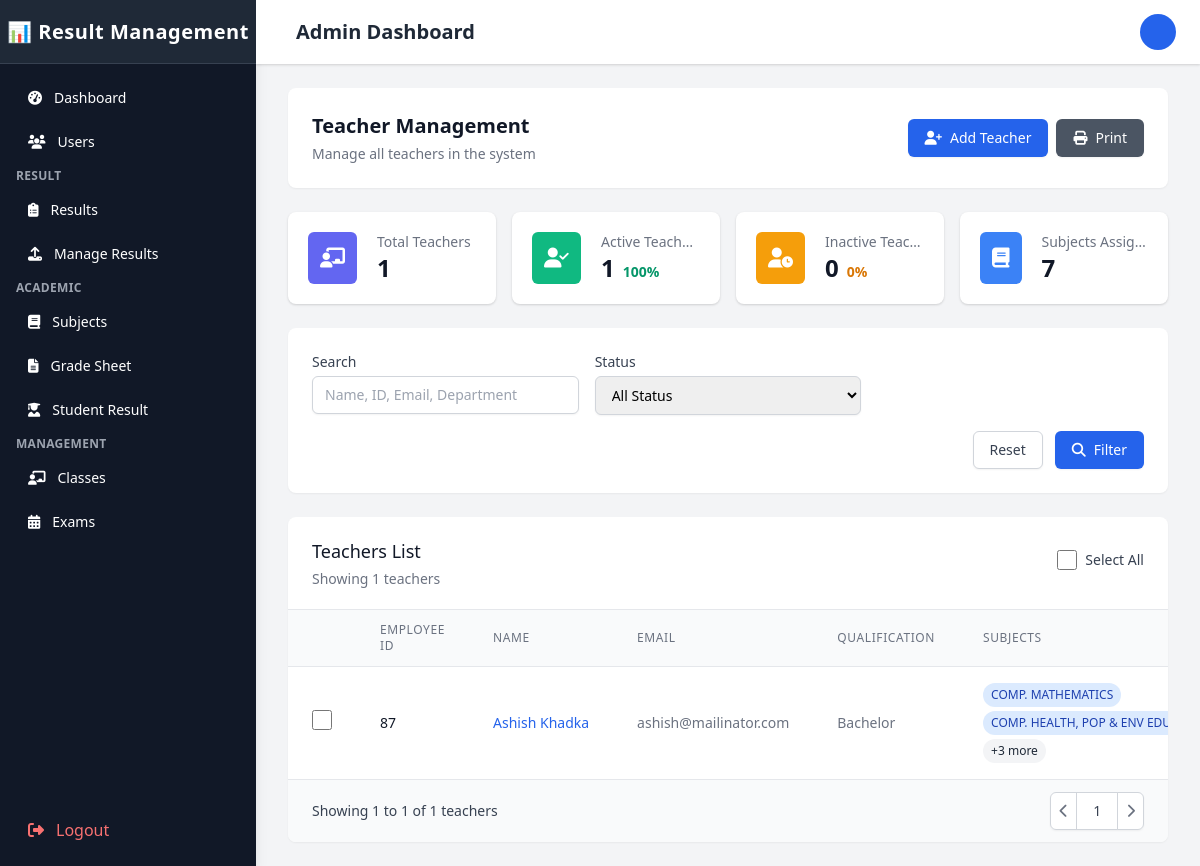
The page /Admin/teachers.php (signed in) on the database its author committed.
### tables this page shows
CREATE TABLE `teachers` (
  `teacher_id` int(11) NOT NULL,
  `user_id` int(11) NOT NULL,
  `employee_id` varchar(20) NOT NULL,
  `qualification` varchar(100) DEFAULT NULL,
  `experience` varchar(255) DEFAULT NULL,
  `department` varchar(50) DEFAULT NULL,
  `joining_date` date DEFAULT NULL,
  `phone` varchar(20) DEFAULT NULL,
  `address` text DEFAULT NULL,
  `is_active` tinyint(1) NOT NULL DEFAULT 1,
  `created_at` timestamp NOT NULL DEFAULT current_timestamp(),
  `updated_at` timestamp NOT NULL DEFAULT current_timestamp() ON UPDATE current_timestamp()
);

CREATE TABLE `users` (
  `user_id` int(11) NOT NULL,
  `username` varchar(50) NOT NULL,
  `password` varchar(255) NOT NULL,
  `full_name` varchar(100) NOT NULL,
  `email` varchar(100) NOT NULL,
  `gender` enum('male','female','other') DEFAULT NULL,
  `role` enum('admin','teacher','student') NOT NULL,
  `status` enum('active','inactive','pending','locked') DEFAULT 'active',
  `profile_image` varchar(255) DEFAULT NULL,
  `last_login` datetime DEFAULT NULL,
  `failed_login_attempts` int(11) NOT NULL DEFAULT 0,
  `last_failed_login` datetime DEFAULT NULL,
  `password_reset_token` varchar(100) DEFAULT NULL,
  `password_reset_expires` datetime DEFAULT NULL,
  `email_verified` tinyint(1) NOT NULL DEFAULT 0,
  `email_verification_token` varchar(100) DEFAULT NULL,
  `created_at` timestamp NOT NULL DEFAULT current_timestamp(),
  `updated_at` timestamp NOT NULL DEFAULT current_timestamp() ON UPDATE current_timestamp(),
  `phone` varchar(20) DEFAULT NULL,
  `address` varchar(255) DEFAULT NULL
);

CREATE TABLE `teachersubjects` (
  `id` int(11) NOT NULL,
  `teacher_id` int(11) NOT NULL,
  `subject_id` int(11) NOT NULL,
  `class_id` int(11) NOT NULL,
  `is_active` tinyint(1) NOT NULL DEFAULT 1,
  `created_at` timestamp NOT NULL DEFAULT current_timestamp(),
  `updated_at` timestamp NOT NULL DEFAULT current_timestamp() ON UPDATE current_timestamp()
);

CREATE TABLE `subjects` (
  `subject_id` varchar(20) NOT NULL,
  `subject_name` varchar(100) NOT NULL,
  `subject_code` varchar(20) DEFAULT NULL,
  `description` text DEFAULT NULL,
  `full_marks_theory` decimal(5,2) NOT NULL DEFAULT 100.00,
  `full_marks_practical` decimal(5,2) NOT NULL DEFAULT 0.00,
  `pass_marks_theory` decimal(5,2) NOT NULL DEFAULT 40.00,
  `pass_marks_practical` decimal(5,2) NOT NULL DEFAULT 0.00,
  `credit_hours` decimal(3,1) NOT NULL DEFAULT 1.0,
  `is_optional` tinyint(1) NOT NULL DEFAULT 0,
  `is_active` tinyint(1) NOT NULL DEFAULT 1,
  `created_at` timestamp NOT NULL DEFAULT current_timestamp(),
  `updated_at` timestamp NOT NULL DEFAULT current_timestamp() ON UPDATE current_timestamp()
);

### Admin/teachers.php (the view, shortened to what the rows shown need)
<?php
$conn = new mysqli('localhost', 'root', '', 'result_management');
$query = "SELECT t.*, u.full_name, u.email, u.status, u.phone
          FROM teachers t
          JOIN users u ON t.user_id = u.user_id
          WHERE 1=1";
$query .= " ORDER BY t.created_at DESC";
$stmt = $conn->prepare($query);
$stmt->execute();
$result = $stmt->get_result();
$teachers = [];
while ($row = $result->fetch_assoc()) {
    $teachers[] = $row;
}
foreach ($teachers as &$teacher) {
    $teacher_id = $teacher['teacher_id'];
    $subjects_query = "SELECT ts.*, s.subject_name, c.class_name, c.section
                      FROM teachersubjects ts
                      JOIN subjects s ON ts.subject_id = s.subject_id
                      JOIN classes c ON ts.class_id = c.class_id
                      WHERE ts.teacher_id = ? AND ts.is_active = 1";
    $subjects_stmt = $conn->prepare($subjects_query);
    $subjects_stmt->bind_param("i", $teacher_id);
    $subjects_stmt->execute();
    $subjects_result = $subjects_stmt->get_result();
}
?>
<!DOCTYPE html>
<html lang="en">
<head>
    <link rel="stylesheet" href="https://cdnjs.cloudflare.com/ajax/libs/font-awesome/6.4.0/css/all.min.css">
    <link href="https://cdn.jsdelivr.net/npm/tailwindcss@2.2.19/dist/tailwind.min.css" rel="stylesheet">
</head>
<body class="bg-gray-100" id="body">
    <div class="flex h-screen overflow-hidden">
        <?php include 'sidebar.php'; ?>
        <div class="flex flex-col flex-1 w-0 overflow-hidden">
            <?php include 'topBar.php'; ?>
            <main class="flex-1 relative overflow-y-auto focus:outline-none">
                <div class="py-6">
                    <div class="max-w-7xl mx-auto px-4 sm:px-6 md:px-8">
                        <div class="bg-white shadow-sm rounded-lg p-6 mb-6">
                            <div class="flex flex-col md:flex-row md:items-center md:justify-between">
                                <div>
                                    <h2 class="text-xl font-bold text-gray-900">Teacher Management</h2>
                                </div>
                            </div>
                        </div>
                        <div class="bg-white shadow-sm rounded-lg overflow-hidden">
                            <div class="overflow-x-auto">
                                <table class="min-w-full divide-y divide-gray-200">
                                    <thead class="bg-gray-50">
                                        <tr>
                                            <th scope="col" class="px-6 py-3 text-left text-xs font-medium text-gray-500 uppercase tracking-wider">
                                            </th>
                                            <th scope="col" class="px-6 py-3 text-left text-xs font-medium text-gray-500 uppercase tracking-wider">Employee ID</th>
                                            <th scope="col" class="px-6 py-3 text-left text-xs font-medium text-gray-500 uppercase tracking-wider">Name</th>
                                            <th scope="col" class="px-6 py-3 text-left text-xs font-medium text-gray-500 uppercase tracking-wider">Email</th>
                                            <th scope="col" class="px-6 py-3 text-left text-xs font-medium text-gray-500 uppercase tracking-wider">Qualification</th>
                                            <th scope="col" class="px-6 py-3 text-left text-xs font-medium text-gray-500 uppercase tracking-wider">Subjects</th>
                                        </tr>
                                    </thead>
                                    <tbody class="bg-white divide-y divide-gray-200">
                                        <?php if (empty($teachers)): ?>
                                            <tr>
                                                <td colspan="9" class="px-6 py-4 text-center text-sm text-gray-500">No teachers found.</td>
                                            </tr>
                                        <?php else: ?>
                                            <?php foreach ($teachers as $teacher): ?>
                                                <tr class="hover:bg-gray-50" data-phone="<?php echo htmlspecialchars($teacher['phone'] ?? ''); ?>">
                                                    <td class="px-6 py-4 whitespace-nowrap">
                                                        <input type="checkbox" name="selected_teachers[]" value="<?php echo $teacher['teacher_id']; ?>" form="bulkActionForm" class="teacher-checkbox form-checkbox h-5 w-5 text-blue-600">
                                                    </td>
                                                    <td class="px-6 py-4 whitespace-nowrap text-sm font-medium text-gray-900">
                                                        <?php echo htmlspecialchars($teacher['employee_id']); ?>
                                                    </td>
                                                    <td class="px-6 py-4 whitespace-nowrap text-sm text-gray-500">
                                                        <a href="#" onclick="showProfileModal('<?php echo $teacher['teacher_id']; ?>'); return false;" class="text-blue-600 hover:text-blue-900">
                                                            <?php echo htmlspecialchars($teacher['full_name']); ?>
                                                        </a>
                                                    </td>
                                                    <td class="px-6 py-4 whitespace-nowrap text-sm text-gray-500">
                                                        <?php echo htmlspecialchars($teacher['email']); ?>
                                                    </td>
                                                    <td class="px-6 py-4 whitespace-nowrap text-sm text-gray-500">
                                                        <?php echo htmlspecialchars($teacher['qualification']); ?>
                                                    </td>
                                                    <td class="px-6 py-4 whitespace-nowrap text-sm text-gray-500">
                                                        <?php if (empty($teacher['subjects'])): ?>
                                                            <span class="text-gray-400">No subjects assigned</span>
                                                        <?php else: ?>
                                                            <div class="flex flex-wrap gap-1">
                                                                <?php foreach (array_slice($teacher['subjects'], 0, 2) as $subject): ?>
                                                                    <span class="px-2 py-1 text-xs rounded-full bg-blue-100 text-blue-800">
                                                                        <?php echo htmlspecialchars($subject['subject_name']); ?>
                                                                    </span>
                                                                <?php endforeach; ?>
                                                                <?php if (count($teacher['subjects']) > 2): ?>
                                                                    <span class="px-2 py-1 text-xs rounded-full bg-gray-100 text-gray-800">
                                                                        +<?php echo count($teacher['subjects']) - 2; ?> more
                                                                    </span>
                                                                <?php endif; ?>
                                                            </div>
                                                        <?php endif; ?>
                                                    </td>
                                                </tr>
                                            <?php endforeach; ?>
                                        <?php endif; ?>
                                    </tbody>
                                </table>
                            </div>
                        </div>
                    </div>
                </div>
            </main>
        </div>
    </div>
</body>
</html>

### rows shown on the page
teachers: employee "87", user.full_name "Ashish Khadka", user.email "ashish@mailinator.com", qualification "Bachelor", count($teacher['subjects']) - 2 "3"
teachersubjects: subject.subject_name "COMP. MATHEMATICS"
teachersubjects: subject.subject_name "COMP. HEALTH, POP & ENV…"

### other values the page prints
$stats['total'] "1"
$stats['active'] "1"
$stats['inactive'] "0"
$stats['subjects_assigned'] "7"
count($teachers) "1"
